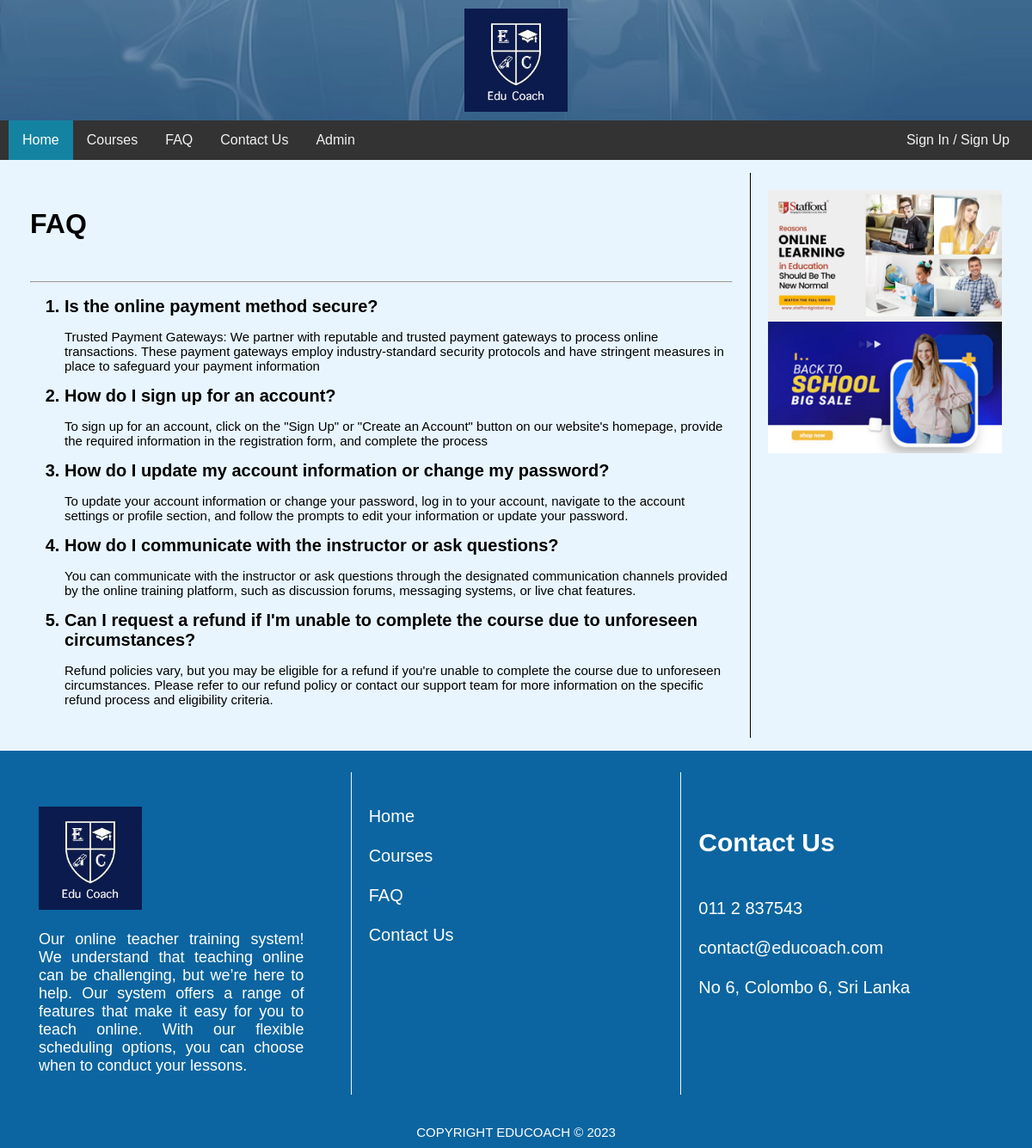
The app's page /faq.php with its own data.
### tables this page shows
CREATE TABLE `faq` (
  `id` int(11) NOT NULL,
  `question` varchar(500) NOT NULL,
  `answer` varchar(500) NOT NULL,
  `created_date` timestamp NOT NULL DEFAULT current_timestamp()
);

### faq.php (the view, shortened to what this page needs)
<?php require_once('./db/connection.php'); ?>
<html lang="en">
<head>
    <link rel="stylesheet" href="./css/style.css">
    <link rel="stylesheet" href="./css/header.css">
    <link rel="stylesheet" href="./css/footer.css">
    <link rel="stylesheet" href="./css/faq.css">
    <link href="https://cdn.jsdelivr.net/npm/remixicon@3.2.0/fonts/remixicon.css" rel="stylesheet">
</head>
<body>
    <?php include './components/header.php' ?>
    <div>
        <div class="join-container">
            <div class="join-form-container">
                    <h1>FAQ</h1>
                    <br>
                    <hr>
                    <div>
                        <?php
                                $query = "SELECT question, answer FROM faq";
                                $result = mysqli_query($connection, $query);
                                if (mysqli_num_rows($result) > 0) {
                                    echo "<ol class='list'>";
                                    while ($row = mysqli_fetch_assoc($result)) {
                                        $question = $row['question'];
                                        $answer = $row['answer'];
                                        echo "<li>$question";
                                        echo "<p>$answer</p>";
                                        echo "</li>";
                                    }
                                    echo "</ol>";
                                } else {
                                    echo "<p>NO FAQ</p>";
                                }
                            ?>
                    </div>
            </div>
            <div class="join-form-container2 border-line-left-black">
                <div>
                     <img src="./images/ad/ad1.png" class="ad" alt="">
                     <br>
                     <img src="./images/ad/ad2.png" class="ad" alt="">
                 </div>
            </div>
        </div>
    </div>
    <?php include './components/footer.php' ?>
</body>
</html>

### css/style.css (style rules this page uses)
body { margin: 0; font-family: Arial, Helvetica, sans-serif; }

### css/faq.css (style rules this page uses)
.join-container { display: flex; padding: 15px; }
.border-line-left-black { border-color: rgb(0, 0, 0); border-style: solid; border-width: 0 0 0 1; }
.join-form-container { width: 75%; padding: 20px; }
.join-form-container hr { margin-bottom: 15px; }
.join-form-container2 { width: 25%; padding: 20px; }
.ad { width: 100%; }
.list li { font-size: 20px; font-weight: 700; }
.list p { font-size: 15px; font-weight: 500; }
body { background-color: #e8f5ff; }

### records on screen
faq: question "Is the online payment method secure?", answer "Trusted Payment Gateways: We partner with reputable and trusted payment gateways to process online transactions. These payment gateways employ industry-standard security protocols and have stringent measures in place to safeguard your payment information"
faq: question "How do I sign up for an account?", answer "To sign up for an account, click on the \"Sign Up\" or \"Create an Account\" button on our website's homepage, provide the required information in the registration form, and complete the process"
faq: question "How do I update my account information or change my password?", answer "To update your account information or change your password, log in to your account, navigate to the account settings or profile section, and follow the prompts to edit your information or update your password."
faq: question "How do I communicate with the instructor or ask questions?", answer "You can communicate with the instructor or ask questions through the designated communication channels provided by the online training platform, such as discussion forums, messaging systems, or live chat features."
faq: question "Can I request a refund if I'm unable to complete the course due to unforeseen circumstances?", answer "Refund policies vary, but you may be eligible for a refund if you're unable to complete the course due to unforeseen circumstances. Please refer to our refund policy or contact our support team for more information on the specific refund process and eligibility criteria."
